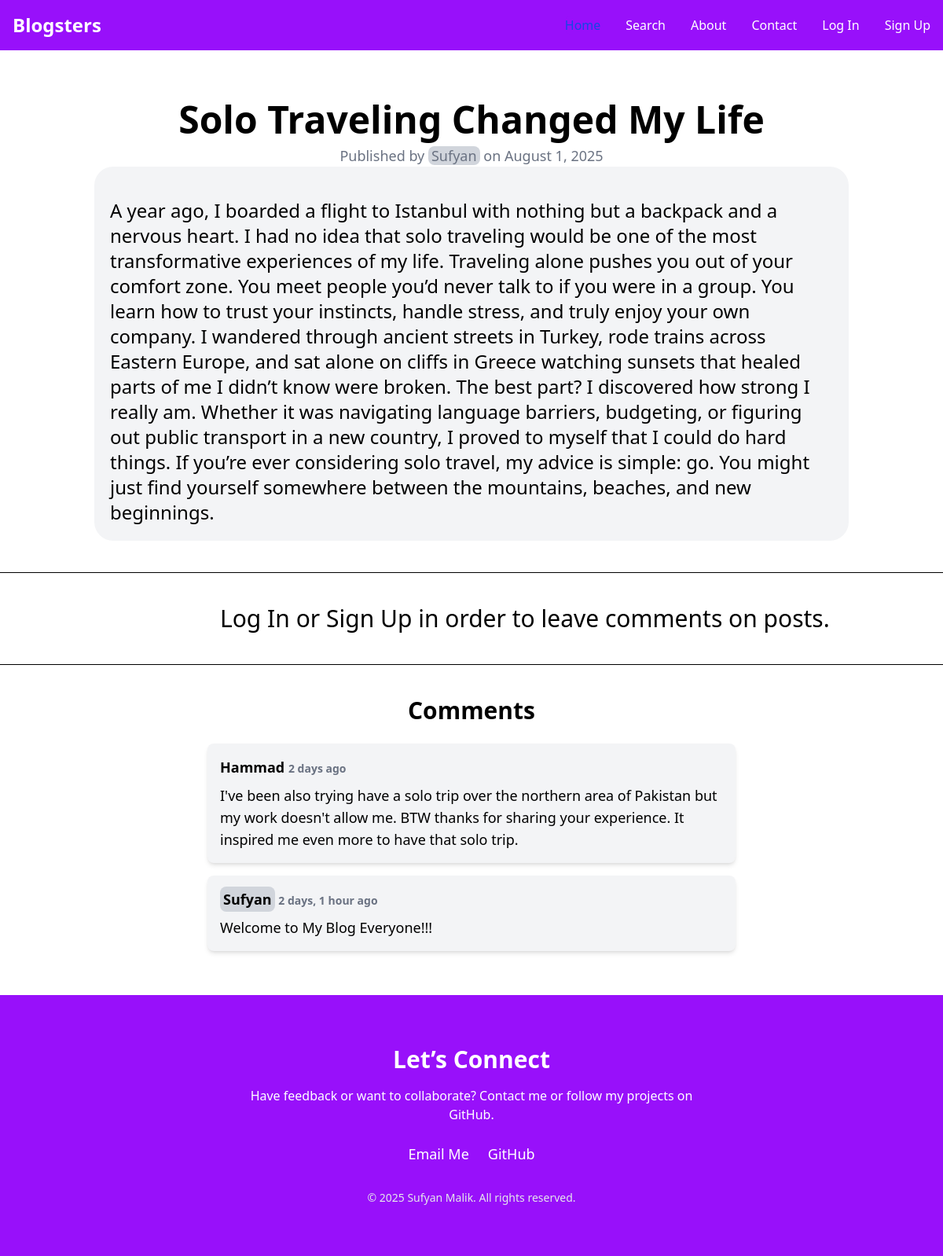
Page /solo-traveling-changed-my-life/ on the committed database.
### blog/models.py (models this page shows, shortened)
class Blog(models.Model):
    title = models.CharField(max_length=255)
    slug = models.SlugField(unique=True,blank=True)
    author = models.ForeignKey(User,related_name='blog_posts',on_delete=models.CASCADE)
    content = models.TextField()
    created_at = models.DateTimeField(auto_now_add=True)
    updated_at = models.DateTimeField(auto_now=True)
    published = models.BooleanField(default=False)
    sub_title = models.CharField(max_length=255,blank=True,null=True)
    img = models.ImageField(upload_to='blog/images/',blank=True,null=True)
    category = models.ForeignKey(Category,related_name='blog_categories',on_delete=models.CASCADE,blank=True,null=True)
    class Meta:
       ordering = ['-created_at',]

class Comment(models.Model):
    blog = models.ForeignKey(Blog, related_name='comments', on_delete=models.CASCADE)
    author = models.ForeignKey(User, related_name='blog_comments', on_delete=models.CASCADE)
    content = models.TextField()
    created_at = models.DateTimeField(auto_now_add=True)
    class Meta:
        ordering = ['-created_at']

### blog/views.py (the view)
# urls.py: path('<slug:slug>/', blog_details,name='blog_details'),
def blog_details(request, slug):
    blog = get_object_or_404(Blog,slug=slug)
    if request.method == 'POST':
        comment = CommentForm(request.POST)
        if comment.is_valid():
            new_comment = comment.save(commit=False)
            new_comment.blog = blog
            new_comment.author = request.user
            new_comment.save()
            return redirect('blog_details', slug=blog.slug)
    else:
        comment = CommentForm()
    comments =  blog.comments.all()
    return render(request,'blog/blog_details.html',{'blog':blog, 'commentform':comment, 'comments':comments})

### blog/templates/blog/blog_details.html (shortened to what this page needs)
{% extends "blog/base.html" %}
{% load static %}
{% block header %}
<link rel="stylesheet" href="{% static 'blog/css/blog-details.css' %}">
{% endblock %}
{% block content %}
<div class="blog-details flex flex-col items-start md:items-center pt-32 dark:bg-gray-800 dark:text-white">
    <h1 class="text-5xl font-bold">{{ blog.title }}</h1>
    <p class="text-gray-500 text-lg mt-2">
        Published by
        <span class="bg-gray-300 rounded-lg px-1">{{ blog.author.username }}</span>
        on {{ blog.created_at|date:"F j, Y" }}
    </p>
    <div class="w-fit h-fit mx-2 md:mx-30 pt-10 text-2xl self-center bg-gray-100 dark:bg-gray-700 rounded-3xl py-1 px-1">
        <p class="px-4 pb-4">{{ blog.content }}</p>
    </div>
</div>
<hr class="my-10 bg-white dark:bg-gray-800 dark:text-gray-700">
{% if user.is_authenticated %}
<div class="leave_comment flex flex-col items-center mt-10 dark:bg-gray-800 dark:text-white ">
    <h1 class="text-5xl md:text-5xl font-bold">Leave a Comment</h1>
    <form method="POST" class="comment-form">
        {% csrf_token %}
        {{ commentform.as_p }}
        <button type="submit"
            class="mt-4 px-6 py-2 bg-blue-600 text-white rounded-lg hover:bg-blue-700 transition-colors">
            Post
        </button>
    </form>
</div>
{% else %}
<h1 class="text-3xl bold md:ml-70">Log In or Sign Up in order to leave comments on posts.</h1>
{% endif %}
<hr class="my-10">
<div class="comments flex flex-col items-center mb-10">
    <h1 class="text-5xl md:text-3xl font-bold">Comments</h1>
    <div class="comments-list w-full max-w-2xl mt-6">
        {% if comments %}
            {% for comment in comments %}
                <div class="comment bg-gray-100 p-4 mb-4 rounded-lg shadow-md">
                    {% if blog.author.username == comment.author.username %}
                        <h3 class="text-2xl md:text-lg font-semibold">
                            <span class="bg-gray-300 px-1 rounded-lg py-1">{{ comment.author.username }}</span>
                            <span class="text-lg md:text-sm text-gray-500">{{ comment.created_at|timesince }} ago</span>
                        </h3>
                    {% else %}
                        <h3 class="text-2xl md:text-lg font-semibold">
                            {{ comment.author.username }}
                            <span class="text-lg md:text-sm text-gray-500">{{ comment.created_at|timesince }} ago</span>
                        </h3>
                    {% endif %}
                    <p class="mt-2 text-xl md:text-lg">{{ comment.content }}</p>
                </div>
            {% endfor %}
        {% else %}
            <p class="text-gray-500 self-center text-3xl md:text-xl md:ml-30">No comments yet. Be the first to comment!</p>
        {% endif %}
    </div>
</div>
{% endblock %}

### blog/templates/blog/base.html (shortened to what this page needs)
<!DOCTYPE html>
<html lang="en">
<head>
    <script src="https://cdn.jsdelivr.net/npm/@tailwindcss/browser@4"></script>
    {% block header %} {% endblock %}
</head>
<body class="dark:bg-gray-800 dark:text-white">
    {% include 'blog/comps/navbar.html'%}
    {% block content %}{% endblock %}
    {% include "blog/comps/footer.html"%}
</body>
</html>

### blog/templates/blog/comps/navbar.html (shortened to what this page needs)
{% load static %}
{% block navbar %}
<nav class="fixed w-full z-100 bg-purple-600 text-white border-gray-200 dark:bg-gray-900">
  <div class="max-w-screen-xl flex flex-wrap items-center justify-between mx-auto p-4">
        <span class="self-center text-2xl font-semibold whitespace-nowrap dark:text-white">Blogsters</span>
    <div class="hidden  w-full md:block md:w-auto" id="navbar-default">
      <ul class="navbar-list font-medium flex flex-col p-4 md:p-0 mt-4 border border-gray-100 rounded-lg  md:flex-row md:space-x-8 rtl:space-x-reverse md:mt-0 md:border-0  md:bg-purple-600 dark:bg-gray-800 md:dark:bg-gray-900 dark:border-gray-700">
        <li>
          <a href="{% url 'blog_home'%}" class="block py-2 px-3 text-white bg-purple-600 rounded-sm md:bg-transparent md:text-blue-700 md:p-0 dark:text-white md:dark:text-blue-500" aria-current="page">Home</a>
        </li>
        <li>
          <button class="searchtab block py-2 px-3 text-white rounded-sm cursor-pointer hover:bg-gray-100 md:hover:bg-transparent md:border-0 md:hover:text-blue-700 md:p-0 dark:text-white md:dark:hover:text-blue-500 dark:hover:bg-gray-700 dark:hover:text-white md:dark:hover:bg-transparent">Search</button>
        </li>
        <li>
          <a href="{% url 'blog_about'%}" class="block py-2 px-3 text-white rounded-sm hover:bg-gray-100 md:hover:bg-transparent md:border-0 md:hover:text-blue-700 md:p-0 dark:text-white md:dark:hover:text-blue-500 dark:hover:bg-gray-700 dark:hover:text-white md:dark:hover:bg-transparent">About</a>
        </li>
        <li>
          <a href="#" class="block py-2 px-3 text-white rounded-sm hover:bg-gray-100 md:hover:bg-transparent md:border-0 md:hover:text-blue-700 md:p-0 dark:text-white md:dark:hover:text-blue-500 dark:hover:bg-gray-700 dark:hover:text-white md:dark:hover:bg-transparent">Contact</a>
        </li>
        {% if user.is_authenticated %}
        <li>
          <a href="{% url 'log_out'%}" class="block py-2 px-3 text-white rounded-sm hover:bg-gray-100 md:hover:bg-transparent md:border-0 md:hover:text-blue-700 md:p-0 dark:text-white md:dark:hover:text-blue-500 dark:hover:bg-gray-700 dark:hover:text-white md:dark:hover:bg-transparent">Log Out</a>
        </li>
        {% else %}
        <li>
          <a href="{% url 'log_in'%}" class="block py-2 px-3 text-white rounded-sm hover:bg-gray-100 md:hover:bg-transparent md:border-0 md:hover:text-blue-700 md:p-0 dark:text-white md:dark:hover:text-blue-500 dark:hover:bg-gray-700 dark:hover:text-white md:dark:hover:bg-transparent">Log In</a>
        </li>
        <li>
          <a href="{% url 'sign_up'%}" class="block py-2 px-3 text-white rounded-sm hover:bg-gray-100 md:hover:bg-transparent md:border-0 md:hover:text-blue-700 md:p-0 dark:text-white md:dark:hover:text-blue-500 dark:hover:bg-gray-700 dark:hover:text-white md:dark:hover:bg-transparent">Sign Up</a>
        </li>
        {% endif %}
      </ul>
    </div>
  </div>
</nav>
{% endblock %}

### blog/templates/blog/comps/footer.html
{% block foooter %}
<footer class="bg-purple-600 text-white py-16 px-6 text-center dark:bg-gray-900 dark:text-white">
  <h2 class="text-3xl font-bold mb-4">Let’s Connect</h2>
  <p class="mb-6 max-w-xl mx-auto">Have feedback or want to collaborate? Contact me or follow my projects on GitHub.</p>
  <div class="flex justify-center gap-6 text-white text-lg">
    <a href="mailto:sufyanmaliksaifi@gmail.com" class="hover:underline">Email Me</a>
    <a href="https://github.com/SufyanMalikT" target="_blank" rel="noopener noreferrer" class="hover:underline">GitHub</a>
  </div>
  <p class="mt-8 text-sm text-gray-200">&copy; 2025 Sufyan Malik. All rights reserved.</p>
</footer>
{% endblock %}

### rows in the picture
Blog: title "Solo Traveling Changed My Life", author.username "Sufyan", created_at "August 1, 2025", content "A year ago, I boarded a flight to Istanbul with nothing but a backpack and a nervous heart. I had no idea that solo traveling would be one of the most transformative experiences of my life. Traveling alone pushes you out of your comfort zone. You meet people you’d never talk to if you were in a group. You learn how to trust your instincts, handle stress, and truly enjoy your own company. I wandered through ancient streets in Turkey, rode trains across Eastern Europe, and sat alone on cliffs in Greece watching sunsets that healed parts of me I didn’t know were broken. The best part? I discovered how strong I really am. Whether it was navigating language barriers, budgeting, or figuring out…"
Comment: author.username "Hammad", created_at "2 days", content "I've been also trying have a solo trip over the northern area of Pakistan but my work doesn't allow me. BTW thanks for sharing your experience. It inspired me even more to have that solo trip."
Comment: author.username "Sufyan", created_at "2 days, 1 hour", content "Welcome to My Blog Everyone!!!"
